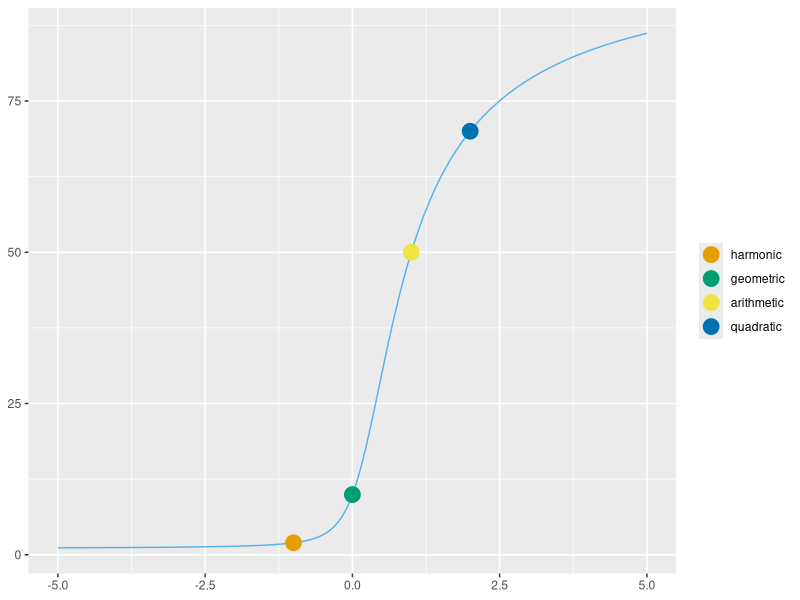

This figure's R source:
library(ggplot2)

# x axis goes from -5 to 5 skipping 0
d <- c(seq(-5,-0.01,by=0.01), seq(0.01,5,by=0.01))

# only two values in our sequence
samples <- c(1, 99)

# calculate all the power means
y <- ((1^d + 99^d)/2)^(1/d)

myPlot <- ggplot() +
    geom_line(aes(x=d, y=y), color="#56B4E9") +
    geom_point(size = 5, aes(x = -1, y = ((1/1 + 1/99)/2)^(-1), color = "#E69F00")) +
    geom_point(size = 5, aes(x = -0, y = sqrt(99), color = "#009E73")) +
    geom_point(size = 5, aes(x = 1, y = (1 + 99)/2, color = "#F0E442")) +
    geom_point(size = 5, aes(x = 2, y = sqrt((1+99^2)/2), color = "#0072B2")) +
    scale_color_manual(values=c("#E69F00","#009E73","#F0E442","#0072B2"),
                       breaks = c("#E69F00", "#009E73", "#F0E442", "#0072B2"),
                       labels = c("harmonic", "geometric", "arithmetic", "quadratic")) +
    theme(axis.title.x = element_blank()) +
    theme(axis.title.y = element_blank()) +
    theme(legend.title = element_blank())


# ...profit!
plot(myPlot)

